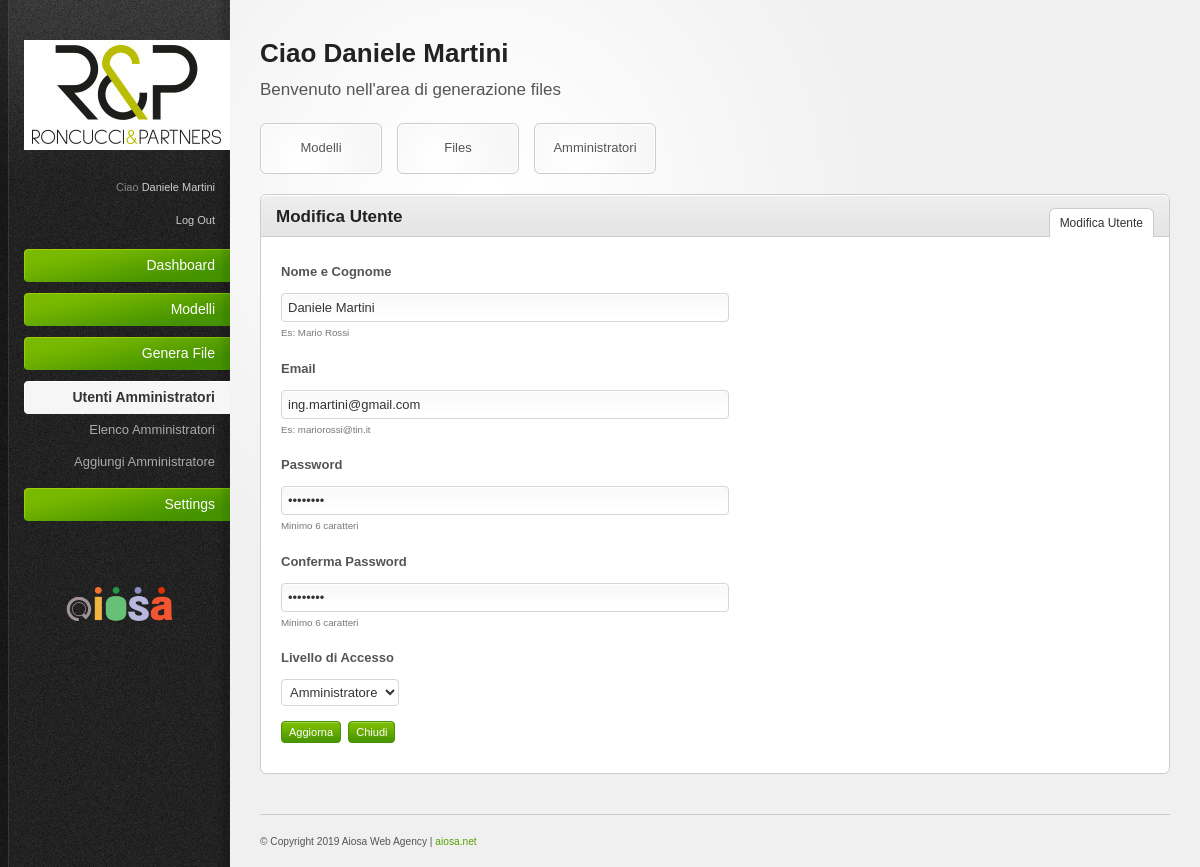
The app's page /admin/utenti_edit.php?id=1 (signed in) with its own data.
### tables this page shows
CREATE TABLE `dny_utente` (
  `id` int(11) NOT NULL,
  `nome` varchar(255) NOT NULL DEFAULT '',
  `email` varchar(50) NOT NULL DEFAULT '',
  `pswd` varchar(50) NOT NULL DEFAULT '',
  `level` tinyint(3) UNSIGNED NOT NULL DEFAULT '1',
  `ordinamento` smallint(5) UNSIGNED NOT NULL DEFAULT '0',
  `is_attivo` tinyint(3) UNSIGNED DEFAULT '1',
  `deleted` tinyint(3) UNSIGNED NOT NULL DEFAULT '0',
  `created` datetime DEFAULT NULL,
  `modified` datetime DEFAULT NULL
);

### Connections/std_conn.php (called while the page is built, shortened)
<?php
$hostname_std_conn = "localhost";
$database_std_conn = "boris";
$username_std_conn = "root";
$password_std_conn = "root";
$std_conn = mysqli_connect('p:'.$hostname_std_conn, $username_std_conn, $password_std_conn, $database_std_conn) or trigger_error(mysqli_error($std_conn),E_USER_ERROR);
$std_conn->set_charset("utf8");
if (!function_exists("GetSQLValueString")) {
function GetSQLValueString($theValue, $theType, $theDefinedValue = "", $theNotDefinedValue = "")
{
  $theValue = get_magic_quotes_gpc() ? stripslashes($theValue) : $theValue;
  global $std_conn;
  $theValue = mysqli_real_escape_string($std_conn, $theValue);
  switch ($theType) {
    case "long":
    case "int":
      $theValue = ($theValue != "") ? intval($theValue) : "NULL";
      break;
  }
  return $theValue;
}
}
?>

### admin/utenti_edit.php (the view, shortened to what this page needs)
<?php
require_once('../Connections/std_conn.php');
$sufx_sezione="utenti";
$tabella = "dny_utente";
$colname_Recordset1 = "-1";
if (isset($_GET['id'])) {
  $colname_Recordset1 = $_GET['id'];
}
mysqli_select_db($std_conn, $database_std_conn);
$query_Recordset1 = sprintf("SELECT * FROM %s WHERE id = %s",
					$tabella,
					GetSQLValueString($colname_Recordset1, "int"));
$Recordset1 = mysqli_query($std_conn, $query_Recordset1) or die(mysqli_error($std_conn));
$row_Recordset1 = mysqli_fetch_assoc($Recordset1);
$editFormAction = $_SERVER['PHP_SELF'];
if (isset($_SERVER['QUERY_STRING'])) {
  $editFormAction .= "?" . htmlentities($_SERVER['QUERY_STRING']);
}
?>
<!DOCTYPE html PUBLIC "-//W3C//DTD XHTML 1.0 Strict//EN"
"http://www.w3.org/TR/xhtml1/DTD/xhtml1-strict.dtd">
<html xmlns="http://www.w3.org/1999/xhtml">
	<head>
		<?php require_once("header.php"); ?>
        <link href="../SpryAssets/SpryValidationTextField.css" rel="stylesheet" type="text/css" />
    <link href="../SpryAssets/SpryValidationPassword.css" rel="stylesheet" type="text/css" />
    <link href="../SpryAssets/SpryValidationConfirm.css" rel="stylesheet" type="text/css" />
</head>
	<body><div id="body-wrapper">
		<?php require_once("sidebar_messages.php"); ?>
		<div id="insert-content">
            <?php require_once("top_bar.php"); ?>
			<div class="content-box">
				<div class="content-box-header">
					<h3>Modifica Utente</h3>
					<ul class="content-box-tabs">
						<li><a href="#tab1" class="default-tab">Modifica Utente</a></li>
					</ul>
				</div>
				<div class="content-box-content">
					<div class="tab-content default-tab" id="tab1">
					  <form action="<?php echo $editFormAction; ?>" method="post" enctype="multipart/form-data">
							<fieldset>
							  <p>
								<label>Nome e Cognome</label>
								<span id="sprytextfield1">
								<input class="text-input medium-input" type="text" id="nome" name="nome" value="<?php echo $row_Recordset1["nome"]; ?>" />
								<span class="textfieldRequiredMsg input-notification error png_bg">È obbligatorio specificare un valore.</span></span>
                                <br /><small>Es: Mario Rossi</small>
							  </p>
							  <p>
								<label>Email</label>
								<span id="sprytextfield2">
                                <input class="text-input medium-input" type="text" id="email" name="email" value="<?php echo $row_Recordset1["email"]; ?>" />
                                <span class="textfieldRequiredMsg">È obbligatorio specificare un valore.</span><span class="textfieldInvalidFormatMsg">Formato non valido.</span></span><br /><small>Es: mariorossi@tin.it</small>
							  </p>
							  <p>
								<label>Password</label>
								<span id="sprypassword1">
                                <input class="text-input medium-input" type="password" id="pswd" name="pswd" value="<?php echo $row_Recordset1["pswd"]; ?>" />
<span class="passwordMinCharsMsg">Numero minimo di caratteri non raggiunto.</span><span class="passwordMaxCharsMsg">Numero massimo di caratteri superato.</span></span><br /><small>Minimo 6 caratteri</small>
							  </p>
							  <p>
								<label>Conferma Password</label>
								<span id="spryconfirm1">
                                <input class="text-input medium-input" type="password" id="pswd_conf" name="pswd_conf" value="<?php echo $row_Recordset1["pswd"]; ?>" />
                                <span class="confirmInvalidMsg">I valori non corrispondono.</span><span class="confirmRequiredMsg">È obbligatorio specificare un valore.</span></span><br /><small>Minimo 6 caratteri</small>
							  </p>
							  <p>
								<label>Livello di Accesso</label>
								<span id="sprytextfield1">
                                <select id="level" name="level">
                          <?php if($_SESSION['MM_UserGroup']==1){  ?>
                          <option value="1" <?php if (!(strcmp(1, $row_Recordset1["level"]))) {echo "selected=\"selected\"";} ?>>Amministratore</option>
                          <?php } ?>
                                </select>
</p>
<p>
									<input class="button" type="submit" value="Aggiorna" />&nbsp;&nbsp;<input class="button" type="button" value="Chiudi" onclick="javascript:location.href='<?php echo $sufx_sezione; ?>_gest.php';" />
								</p>
							</fieldset>
						</form>
					</div>
				</div>
			</div>
            <?php require_once("footer.php"); ?>
		</div>
	</div>
    </body>
</html>

### admin/resources/css/style.css (style rules this page uses)
html { font-size: 100%; height: 100%; margin-bottom: 1px; }
body { font-family: Arial, Helvetica, sans-serif; color: #555; background: #f0f0f0 url('../images/bg-body.gif') top left repeat-y; font-size: 12px; }
#body-wrapper { background: url('../images/bg-radial-gradient.gif') fixed 230px top no-repeat; }
h1, h2, h3, h4, h5, h6 { font-family: Helvetica, Arial, sans-serif; color: #222; font-weight: bold; }
h3 { font-size: 17px; padding: 0 0 10px 0; }
a { color: #57a000; text-decoration: none; }
small { font-size: 0.85em; }
p { padding: 5px 0 10px 0; line-height: 1.6em; }
.button { font-family: Verdana, Arial, sans-serif; display: inline-block; background: #459300 url('../images/bg-button-green.gif') top left repeat-x !important; border: 1px solid #459300 !important; padding: 4px 7px 4px 7px !important; color: #fff !important; font-size: 11px !important; cursor: pointer; }
#main-content, #insert-content { margin: 0 30px 0 260px; padding: 40px 0 0 0; }
#main-content ul, #main-content ol, #insert-content ul, #insert-content ol, { padding: 10px 0; }
#main-content ul li, #insert-content ul li { background: url('../images/icons/bullet_black.png') center left no-repeat; padding: 4px 0 4px 20px; }
.content-box { border: 1px solid #ccc; margin: 0 0 20px 0; background: #fff; }
.content-box-header { background: #e5e5e5 url('../images/bg-content-box.gif') top left repeat-x; margin-top: 1px; height: 40px; }
.content-box-header h3 { padding: 12px 15px 10px; float: left; }
ul.content-box-tabs { float: right; padding: 12px 15px 0 0 !important; margin: 0 !important; }
ul.content-box-tabs li { float: left; margin: 0; padding: 0 !important; background-image: none !important; }
ul.content-box-tabs li a { color: #333; padding: 8px 10px; display: block; margin: 1px; border-bottom: 0; }
ul.content-box-tabs li a.current { background: #fff; border: 1px solid #ccc; border-bottom: 0; margin: 0; }
.content-box-content { padding: 20px; font-size: 13px; border-top: 1px solid #ccc; }
form label { display: block; padding: 0 0 10px; font-weight: bold; }
form p small { font-size: 0.75em; color: #777; }
form input.text-input, form select, form textarea, form .wysiwyg { padding: 6px; font-size: 13px; background: #fff url('../images/bg-form-field.gif') top left repeat-x; border: 1px solid #d5d5d5; color: #333; }
form .medium-input { width: 50% !important; }
form select { padding: 4px; background: #fff; }

### admin/resources/css/invalid.css (style rules this page uses)
.button, #main-content table tfoot td .bulk-actions select, #insert-content table tfoot td .bulk-actions select, .pagination a.number, form input.text-input, form textarea, form .wysiwyg, form select { -moz-border-radius: 4px; -webkit-border-radius: 4px; border-radius: 4px; }
.content-box, .content-box-header, ul.content-box-tabs li a.current, .shortcut-button, .notification { -moz-border-radius: 6px; -webkit-border-radius: 6px; border-radius: 6px; }
.content-box-header { -moz-border-radius-bottomleft: 0; -moz-border-radius-bottomright: 0; -webkit-border-bottom-left-radius: 0; -webkit-border-bottom-right-radius: 0; border-bottom-left-radius: 0; border-bottom-right-radius: 0; }
ul.content-box-tabs li a.current { -moz-border-radius-bottomleft: 0; -moz-border-radius-bottomright: 0; -webkit-border-bottom-left-radius: 0; -webkit-border-bottom-right-radius: 0; border-bottom-left-radius: 0; border-bottom-right-radius: 0; }

### records on screen
dny_utente: nome "Daniele Martini", email "ing.martini@gmail.com", level "Amministratore"

### other values on screen
$_SESSION['dny_Nome'] "Daniele Martini"
